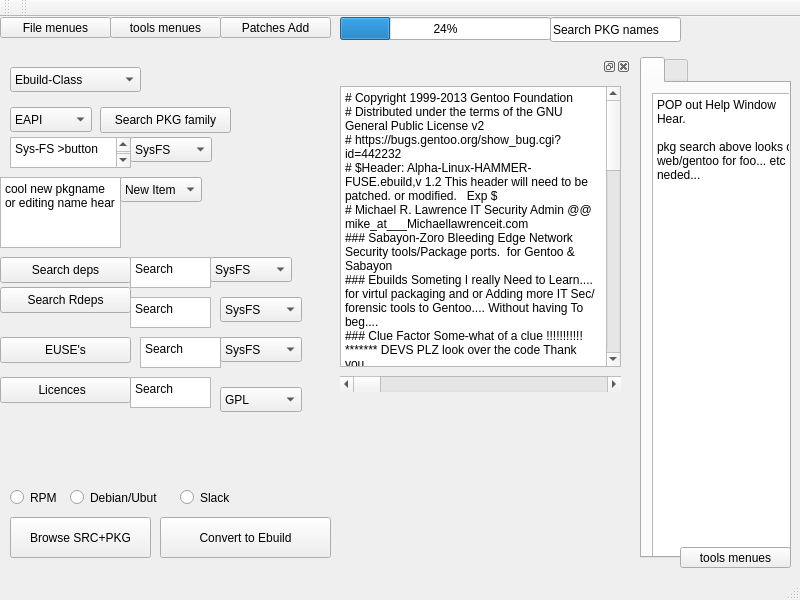
 <widget class="QMainWindow" name="MainWindow">
  <property name="geometry">
   <rect>
    <x>0</x>
    <y>0</y>
    <width>800</width>
    <height>600</height>
   </rect>
  </property>
  <property name="windowTitle">
   <string>MainWindow</string>
  </property>
  <widget class="QWidget" name="centralwidget">
   <widget class="QComboBox" name="comboBox">
    <property name="geometry">
     <rect>
      <x>10</x>
      <y>90</y>
      <width>82</width>
      <height>25</height>
     </rect>
    </property>
    <item>
     <property name="text">
      <string>EAPI</string>
     </property>
    </item>
    <item>
     <property name="text">
      <string>EAPI 5</string>
     </property>
    </item>
    <item>
     <property name="text">
      <string>EAPI 4</string>
     </property>
    </item>
    <item>
     <property name="text">
      <string>EAPI 3</string>
     </property>
    </item>
   </widget>
   <widget class="QPushButton" name="pushButton">
    <property name="geometry">
     <rect>
      <x>100</x>
      <y>90</y>
      <width>131</width>
      <height>26</height>
     </rect>
    </property>
    <property name="text">
     <string>Search PKG family</string>
    </property>
   </widget>
   <widget class="QProgressBar" name="Total_Ebuild_progressBar">
    <property name="geometry">
     <rect>
      <x>340</x>
      <y>0</y>
      <width>211</width>
      <height>23</height>
     </rect>
    </property>
    <property name="whatsThis">
     <string>&lt;html&gt;&lt;head/&gt;&lt;body&gt;&lt;p&gt;Total Ebuild Progress.&lt;/p&gt;&lt;p&gt;Viable at 100%&lt;/p&gt;&lt;/body&gt;&lt;/html&gt;</string>
    </property>
    <property name="value">
     <number>24</number>
    </property>
   </widget>
   <widget class="QComboBox" name="comboBox_2">
    <property name="geometry">
     <rect>
      <x>10</x>
      <y>50</y>
      <width>131</width>
      <height>25</height>
     </rect>
    </property>
    <item>
     <property name="text">
      <string>Ebuild-Class</string>
     </property>
    </item>
    <item>
     <property name="text">
      <string>Q4</string>
     </property>
    </item>
    <item>
     <property name="text">
      <string>Q5</string>
     </property>
    </item>
    <item>
     <property name="text">
      <string>console</string>
     </property>
    </item>
   </widget>
   <widget class="QDockWidget" name="dockWidget_2">
    <property name="geometry">
     <rect>
      <x>320</x>
      <y>40</y>
      <width>311</width>
      <height>351</height>
     </rect>
    </property>
    <property name="whatsThis">
     <string>&lt;html&gt;&lt;head/&gt;&lt;body&gt;&lt;p&gt;ebuild text window&lt;/p&gt;&lt;/body&gt;&lt;/html&gt;</string>
    </property>
    <widget class="QWidget" name="dockWidgetContents_2">
     <widget class="QTextBrowser" name="Ebuild_Text_Window">
      <property name="geometry">
       <rect>
        <x>20</x>
        <y>10</y>
        <width>281</width>
        <height>281</height>
       </rect>
      </property>
      <property name="html">
       <string>&lt;!DOCTYPE HTML PUBLIC &quot;-//W3C//DTD HTML 4.0//EN&quot; &quot;http://www.w3.org/TR/REC-html40/strict.dtd&quot;&gt;
&lt;html&gt;&lt;head&gt;&lt;meta name=&quot;qrichtext&quot; content=&quot;1&quot; /&gt;&lt;style type=&quot;text/css&quot;&gt;
p, li { white-space: pre-wrap; }
&lt;/style&gt;&lt;/head&gt;&lt;body style=&quot; font-family:'Verdana'; font-size:9pt; font-weight:400; font-style:normal;&quot;&gt;
&lt;p style=&quot; margin-top:0px; margin-bottom:0px; margin-left:0px; margin-right:0px; -qt-block-indent:0; text-indent:0px;&quot;&gt;# Copyright 1999-2013 Gentoo Foundation&lt;/p&gt;
&lt;p style=&quot; margin-top:0px; margin-bottom:0px; margin-left:0px; margin-right:0px; -qt-block-indent:0; text-indent:0px;&quot;&gt;# Distributed under the terms of the GNU General Public License v2&lt;/p&gt;
&lt;p style=&quot; margin-top:0px; margin-bottom:0px; margin-left:0px; margin-right:0px; -qt-block-indent:0; text-indent:0px;&quot;&gt;# https://bugs.gentoo.org/show_bug.cgi?id=442232&lt;/p&gt;
&lt;p style=&quot; margin-top:0px; margin-bottom:0px; margin-left:0px; margin-right:0px; -qt-block-indent:0; text-indent:0px;&quot;&gt;# $Header: Alpha-Linux-HAMMER-FUSE.ebuild,v 1.2 This header will need to be patched. or modified.   Exp $&lt;/p&gt;
&lt;p style=&quot; margin-top:0px; margin-bottom:0px; margin-left:0px; margin-right:0px; -qt-block-indent:0; text-indent:0px;&quot;&gt;# Michael R. Lawrence IT Security Admin @@ mike_at___Michaellawrenceit.com&lt;/p&gt;
&lt;p style=&quot; margin-top:0px; margin-bottom:0px; margin-left:0px; margin-right:0px; -qt-block-indent:0; text-indent:0px;&quot;&gt;### Sabayon-Zoro Bleeding Edge Network Security tools/Package ports.  for Gentoo &amp;amp; Sabayon &lt;/p&gt;
&lt;p style=&quot; margin-top:0px; margin-bottom:0px; margin-left:0px; margin-right:0px; -qt-block-indent:0; text-indent:0px;&quot;&gt;### Ebuilds Someting I really Need to Learn.... for virtul packaging and or Adding more IT Sec/forensic tools to Gentoo.... Without having To beg.... &lt;/p&gt;
&lt;p style=&quot; margin-top:0px; margin-bottom:0px; margin-left:0px; margin-right:0px; -qt-block-indent:0; text-indent:0px;&quot;&gt;### Clue Factor Some-what of a clue !!!!!!!!!!! ******* DEVS PLZ look over the code Thank you...&lt;/p&gt;
&lt;p style=&quot; margin-top:0px; margin-bottom:0px; margin-left:0px; margin-right:0px; -qt-block-indent:0; text-indent:0px;&quot;&gt;#### Ebuild Revised By a Real Gentoo Devloper/s :: (Add Names hear.                                    ::: (All hail) n Thanks be to the Dev/s.##&lt;/p&gt;
&lt;p style=&quot; margin-top:0px; margin-bottom:0px; margin-left:0px; margin-right:0px; -qt-block-indent:0; text-indent:0px;&quot;&gt;#### Hammer-Fuse By  Daniel Lorch &amp;lt;dlorch@gmail.com&amp;gt; (Author.)&lt;/p&gt;
&lt;p style=&quot;-qt-paragraph-type:empty; margin-top:0px; margin-bottom:0px; margin-left:0px; margin-right:0px; -qt-block-indent:0; text-indent:0px;&quot;&gt;&lt;br /&gt;&lt;/p&gt;
&lt;p style=&quot; margin-top:0px; margin-bottom:0px; margin-left:0px; margin-right:0px; -qt-block-indent:0; text-indent:0px;&quot;&gt;EAPI=5&lt;/p&gt;
&lt;p style=&quot; margin-top:0px; margin-bottom:0px; margin-left:0px; margin-right:0px; -qt-block-indent:0; text-indent:0px;&quot;&gt;inherit scons-utils toolchain-funcs #udev&lt;/p&gt;
&lt;p style=&quot;-qt-paragraph-type:empty; margin-top:0px; margin-bottom:0px; margin-left:0px; margin-right:0px; -qt-block-indent:0; text-indent:0px;&quot;&gt;&lt;br /&gt;&lt;/p&gt;
&lt;p style=&quot; margin-top:0px; margin-bottom:0px; margin-left:0px; margin-right:0px; -qt-block-indent:0; text-indent:0px;&quot;&gt;DESCRIPTION=&amp;quot;HAMMER-FUSE filesystem module&amp;quot;&lt;/p&gt;
&lt;p style=&quot; margin-top:0px; margin-bottom:0px; margin-left:0px; margin-right:0px; -qt-block-indent:0; text-indent:0px;&quot;&gt;HOMEPAGE=&amp;quot;http://dlorch.github.com/hammer-fuse/&amp;quot;&lt;/p&gt;
&lt;p style=&quot; margin-top:0px; margin-bottom:0px; margin-left:0px; margin-right:0px; -qt-block-indent:0; text-indent:0px;&quot;&gt;SRC_URI=&amp;quot;https://github.com/dlorch/hammer-fuse/tarball/master/${P}.tar.gz&amp;quot; &lt;/p&gt;
&lt;p style=&quot;-qt-paragraph-type:empty; margin-top:0px; margin-bottom:0px; margin-left:0px; margin-right:0px; -qt-block-indent:0; text-indent:0px;&quot;&gt;&lt;br /&gt;&lt;/p&gt;
&lt;p style=&quot; margin-top:0px; margin-bottom:0px; margin-left:0px; margin-right:0px; -qt-block-indent:0; text-indent:0px;&quot;&gt;LICENSE=&amp;quot;BSD&amp;quot;&lt;/p&gt;
&lt;p style=&quot; margin-top:0px; margin-bottom:0px; margin-left:0px; margin-right:0px; -qt-block-indent:0; text-indent:0px;&quot;&gt;#### Hammer FUSE Author Requested Dragon Fly BSD Licence Type if Posible.&lt;/p&gt;
&lt;p style=&quot;-qt-paragraph-type:empty; margin-top:0px; margin-bottom:0px; margin-left:0px; margin-right:0px; -qt-block-indent:0; text-indent:0px;&quot;&gt;&lt;br /&gt;&lt;/p&gt;
&lt;p style=&quot; margin-top:0px; margin-bottom:0px; margin-left:0px; margin-right:0px; -qt-block-indent:0; text-indent:0px;&quot;&gt;SLOT=&amp;quot;0&amp;quot;&lt;/p&gt;
&lt;p style=&quot; margin-top:0px; margin-bottom:0px; margin-left:0px; margin-right:0px; -qt-block-indent:0; text-indent:0px;&quot;&gt;KEYWORDS=&amp;quot;~arm ~amd64 ~x86 ~arm-linux ~x86-linux&amp;quot;&lt;/p&gt;
&lt;p style=&quot; margin-top:0px; margin-bottom:0px; margin-left:0px; margin-right:0px; -qt-block-indent:0; text-indent:0px;&quot;&gt;IUSE=&amp;quot;&amp;quot;&lt;/p&gt;
&lt;p style=&quot;-qt-paragraph-type:empty; margin-top:0px; margin-bottom:0px; margin-left:0px; margin-right:0px; -qt-block-indent:0; text-indent:0px;&quot;&gt;&lt;br /&gt;&lt;/p&gt;
&lt;p style=&quot; margin-top:0px; margin-bottom:0px; margin-left:0px; margin-right:0px; -qt-block-indent:0; text-indent:0px;&quot;&gt;RDEPEND=&amp;quot;sys-fs/fuse&amp;quot;&lt;/p&gt;
&lt;p style=&quot; margin-top:0px; margin-bottom:0px; margin-left:0px; margin-right:0px; -qt-block-indent:0; text-indent:0px;&quot;&gt;DEPEND=${RDEPEND}&lt;/p&gt;
&lt;p style=&quot;-qt-paragraph-type:empty; margin-top:0px; margin-bottom:0px; margin-left:0px; margin-right:0px; -qt-block-indent:0; text-indent:0px;&quot;&gt;&lt;br /&gt;&lt;/p&gt;
&lt;p style=&quot; margin-top:0px; margin-bottom:0px; margin-left:0px; margin-right:0px; -qt-block-indent:0; text-indent:0px;&quot;&gt;src_compile() {&lt;/p&gt;
&lt;p style=&quot; margin-top:0px; margin-bottom:0px; margin-left:0px; margin-right:0px; -qt-block-indent:0; text-indent:0px;&quot;&gt; tc-export AR CC RANLIB&lt;/p&gt;
&lt;p style=&quot; margin-top:0px; margin-bottom:0px; margin-left:0px; margin-right:0px; -qt-block-indent:0; text-indent:0px;&quot;&gt;	escons CCFLAGS=&amp;quot;${CFLAGS}&amp;quot;&lt;/p&gt;
&lt;p style=&quot; margin-top:0px; margin-bottom:0px; margin-left:0px; margin-right:0px; -qt-block-indent:0; text-indent:0px;&quot;&gt;}&lt;/p&gt;
&lt;p style=&quot;-qt-paragraph-type:empty; margin-top:0px; margin-bottom:0px; margin-left:0px; margin-right:0px; -qt-block-indent:0; text-indent:0px;&quot;&gt;&lt;br /&gt;&lt;/p&gt;
&lt;p style=&quot; margin-top:0px; margin-bottom:0px; margin-left:0px; margin-right:0px; -qt-block-indent:0; text-indent:0px;&quot;&gt;src_install() {&lt;/p&gt;
&lt;p style=&quot; margin-top:0px; margin-bottom:0px; margin-left:0px; margin-right:0px; -qt-block-indent:0; text-indent:0px;&quot;&gt;	dosbin fuse/mount.fusehammer &lt;/p&gt;
&lt;p style=&quot; margin-top:0px; margin-bottom:0px; margin-left:0px; margin-right:0px; -qt-block-indent:0; text-indent:0px;&quot;&gt;	dosym mount.hammer-fuse /usr/sbin/mount.fusehammer &lt;/p&gt;
&lt;p style=&quot;-qt-paragraph-type:empty; margin-top:0px; margin-bottom:0px; margin-left:0px; margin-right:0px; -qt-block-indent:0; text-indent:0px;&quot;&gt;&lt;br /&gt;&lt;/p&gt;
&lt;p style=&quot; margin-top:0px; margin-bottom:0px; margin-left:0px; margin-right:0px; -qt-block-indent:0; text-indent:0px;&quot;&gt;	doman */*.8&lt;/p&gt;
&lt;p style=&quot; margin-top:0px; margin-bottom:0px; margin-left:0px; margin-right:0px; -qt-block-indent:0; text-indent:0px;&quot;&gt;	dodoc ChangeLog&lt;/p&gt;
&lt;p style=&quot; margin-top:0px; margin-bottom:0px; margin-left:0px; margin-right:0px; -qt-block-indent:0; text-indent:0px;&quot;&gt;}&lt;/p&gt;
&lt;p style=&quot;-qt-paragraph-type:empty; margin-top:0px; margin-bottom:0px; margin-left:0px; margin-right:0px; -qt-block-indent:0; text-indent:0px;&quot;&gt;&lt;br /&gt;&lt;/p&gt;
&lt;p style=&quot; margin-top:0px; margin-bottom:0px; margin-left:0px; margin-right:0px; -qt-block-indent:0; text-indent:0px;&quot;&gt;pkg_postinst() {&lt;/p&gt;
&lt;p style=&quot; margin-top:0px; margin-bottom:0px; margin-left:0px; margin-right:0px; -qt-block-indent:0; text-indent:0px;&quot;&gt;	echo&lt;/p&gt;
&lt;p style=&quot; margin-top:0px; margin-bottom:0px; margin-left:0px; margin-right:0px; -qt-block-indent:0; text-indent:0px;&quot;&gt;	elog 'Warning 'HAMMER-FUSE' for Linux is still Very ALPHA and Readonly.. and a Powder-KEG --LIVECD/Forensics-LiveCD use is FINE --Be-forwared on a production System IT may/manot Crash Without warning'&lt;/p&gt;
&lt;p style=&quot; margin-top:0px; margin-bottom:0px; margin-left:0px; margin-right:0px; -qt-block-indent:0; text-indent:0px;&quot;&gt;	echo&lt;/p&gt;
&lt;p style=&quot; margin-top:0px; margin-bottom:0px; margin-left:0px; margin-right:0px; -qt-block-indent:0; text-indent:0px;&quot;&gt;}&lt;/p&gt;&lt;/body&gt;&lt;/html&gt;</string>
      </property>
     </widget>
     <widget class="QScrollBar" name="horizontalScrollBar">
      <property name="geometry">
       <rect>
        <x>20</x>
        <y>300</y>
        <width>281</width>
        <height>16</height>
       </rect>
      </property>
      <property name="orientation">
       <enum>Qt::Horizontal</enum>
      </property>
     </widget>
     <zorder>Ebuild_Text_Window</zorder>
     <zorder>horizontalScrollBar</zorder>
     <zorder>Ebuild_Text_Window_6</zorder>
    </widget>
   </widget>
   <widget class="QPushButton" name="pushButton_2">
    <property name="geometry">
     <rect>
      <x>10</x>
      <y>500</y>
      <width>141</width>
      <height>41</height>
     </rect>
    </property>
    <property name="text">
     <string>Browse SRC+PKG</string>
    </property>
   </widget>
   <widget class="QRadioButton" name="radioButton">
    <property name="geometry">
     <rect>
      <x>10</x>
      <y>470</y>
      <width>102</width>
      <height>21</height>
     </rect>
    </property>
    <property name="text">
     <string>RPM</string>
    </property>
   </widget>
   <widget class="QRadioButton" name="radioButton_2">
    <property name="geometry">
     <rect>
      <x>70</x>
      <y>470</y>
      <width>102</width>
      <height>21</height>
     </rect>
    </property>
    <property name="text">
     <string>Debian/Ubut</string>
    </property>
   </widget>
   <widget class="QRadioButton" name="radioButton_3">
    <property name="geometry">
     <rect>
      <x>180</x>
      <y>470</y>
      <width>102</width>
      <height>21</height>
     </rect>
    </property>
    <property name="text">
     <string>Slack</string>
    </property>
   </widget>
   <widget class="QComboBox" name="comboBox_3">
    <property name="geometry">
     <rect>
      <x>130</x>
      <y>120</y>
      <width>82</width>
      <height>25</height>
     </rect>
    </property>
    <item>
     <property name="text">
      <string>SysFS</string>
     </property>
    </item>
    <item>
     <property name="text">
      <string>SysKernal</string>
     </property>
    </item>
   </widget>
   <widget class="QLineEdit" name="lineEdit">
    <property name="geometry">
     <rect>
      <x>550</x>
      <y>0</y>
      <width>131</width>
      <height>25</height>
     </rect>
    </property>
    <property name="text">
     <string>Search PKG names</string>
    </property>
   </widget>
   <widget class="QTabWidget" name="SearchPKGHelp">
    <property name="geometry">
     <rect>
      <x>640</x>
      <y>40</y>
      <width>151</width>
      <height>501</height>
     </rect>
    </property>
    <property name="currentIndex">
     <number>0</number>
    </property>
    <widget class="QWidget" name="tabWidget_2Page1">
     <attribute name="title">
      <string/>
     </attribute>
     <widget class="QTextBrowser" name="Ebuild_Text_Window_2">
      <property name="geometry">
       <rect>
        <x>10</x>
        <y>10</y>
        <width>161</width>
        <height>471</height>
       </rect>
      </property>
      <property name="html">
       <string>&lt;!DOCTYPE HTML PUBLIC &quot;-//W3C//DTD HTML 4.0//EN&quot; &quot;http://www.w3.org/TR/REC-html40/strict.dtd&quot;&gt;
&lt;html&gt;&lt;head&gt;&lt;meta name=&quot;qrichtext&quot; content=&quot;1&quot; /&gt;&lt;style type=&quot;text/css&quot;&gt;
p, li { white-space: pre-wrap; }
&lt;/style&gt;&lt;/head&gt;&lt;body style=&quot; font-family:'Verdana'; font-size:9pt; font-weight:400; font-style:normal;&quot;&gt;
&lt;p style=&quot; margin-top:0px; margin-bottom:0px; margin-left:0px; margin-right:0px; -qt-block-indent:0; text-indent:0px;&quot;&gt;POP out Help Window Hear.&lt;/p&gt;
&lt;p style=&quot;-qt-paragraph-type:empty; margin-top:0px; margin-bottom:0px; margin-left:0px; margin-right:0px; -qt-block-indent:0; text-indent:0px;&quot;&gt;&lt;br /&gt;&lt;/p&gt;
&lt;p style=&quot; margin-top:0px; margin-bottom:0px; margin-left:0px; margin-right:0px; -qt-block-indent:0; text-indent:0px;&quot;&gt;pkg search above looks on web/gentoo for foo... etc neded... &lt;/p&gt;&lt;/body&gt;&lt;/html&gt;</string>
      </property>
     </widget>
    </widget>
    <widget class="QWidget" name="tabWidget_2Page2">
     <attribute name="title">
      <string/>
     </attribute>
     <widget class="QTextBrowser" name="Ebuild_Text_Window_3">
      <property name="geometry">
       <rect>
        <x>0</x>
        <y>10</y>
        <width>161</width>
        <height>241</height>
       </rect>
      </property>
      <property name="html">
       <string>&lt;!DOCTYPE HTML PUBLIC &quot;-//W3C//DTD HTML 4.0//EN&quot; &quot;http://www.w3.org/TR/REC-html40/strict.dtd&quot;&gt;
&lt;html&gt;&lt;head&gt;&lt;meta name=&quot;qrichtext&quot; content=&quot;1&quot; /&gt;&lt;style type=&quot;text/css&quot;&gt;
p, li { white-space: pre-wrap; }
&lt;/style&gt;&lt;/head&gt;&lt;body style=&quot; font-family:'Verdana'; font-size:9pt; font-weight:400; font-style:normal;&quot;&gt;
&lt;p style=&quot; margin-top:0px; margin-bottom:0px; margin-left:0px; margin-right:0px; -qt-block-indent:0; text-indent:0px;&quot;&gt;Help menu&lt;/p&gt;
&lt;p style=&quot; margin-top:0px; margin-bottom:0px; margin-left:0px; margin-right:0px; -qt-block-indent:0; text-indent:0px;&quot;&gt;Dev menues.&lt;/p&gt;&lt;/body&gt;&lt;/html&gt;</string>
      </property>
     </widget>
    </widget>
   </widget>
   <widget class="QPushButton" name="pushButton_3">
    <property name="geometry">
     <rect>
      <x>160</x>
      <y>500</y>
      <width>171</width>
      <height>41</height>
     </rect>
    </property>
    <property name="text">
     <string>Convert to Ebuild</string>
    </property>
   </widget>
   <widget class="QToolButton" name="toolButton">
    <property name="geometry">
     <rect>
      <x>0</x>
      <y>0</y>
      <width>111</width>
      <height>21</height>
     </rect>
    </property>
    <property name="text">
     <string>File menues</string>
    </property>
   </widget>
   <widget class="QTextBrowser" name="Ebuild_Text_Window_4">
    <property name="geometry">
     <rect>
      <x>10</x>
      <y>120</y>
      <width>121</width>
      <height>31</height>
     </rect>
    </property>
    <property name="html">
     <string>&lt;!DOCTYPE HTML PUBLIC &quot;-//W3C//DTD HTML 4.0//EN&quot; &quot;http://www.w3.org/TR/REC-html40/strict.dtd&quot;&gt;
&lt;html&gt;&lt;head&gt;&lt;meta name=&quot;qrichtext&quot; content=&quot;1&quot; /&gt;&lt;style type=&quot;text/css&quot;&gt;
p, li { white-space: pre-wrap; }
&lt;/style&gt;&lt;/head&gt;&lt;body style=&quot; font-family:'Verdana'; font-size:9pt; font-weight:400; font-style:normal;&quot;&gt;
&lt;p style=&quot; margin-top:0px; margin-bottom:0px; margin-left:0px; margin-right:0px; -qt-block-indent:0; text-indent:0px;&quot;&gt;Sys-FS &amp;gt;button&lt;/p&gt;
&lt;p style=&quot;-qt-paragraph-type:empty; margin-top:0px; margin-bottom:0px; margin-left:0px; margin-right:0px; -qt-block-indent:0; text-indent:0px;&quot;&gt;&lt;br /&gt;&lt;/p&gt;
&lt;p style=&quot; margin-top:0px; margin-bottom:0px; margin-left:0px; margin-right:0px; -qt-block-indent:0; text-indent:0px;&quot;&gt;limits button of starting families or sub families.&lt;/p&gt;&lt;/body&gt;&lt;/html&gt;</string>
    </property>
   </widget>
   <widget class="QTextBrowser" name="Ebuild_Text_Window_5">
    <property name="geometry">
     <rect>
      <x>0</x>
      <y>160</y>
      <width>121</width>
      <height>71</height>
     </rect>
    </property>
    <property name="html">
     <string>&lt;!DOCTYPE HTML PUBLIC &quot;-//W3C//DTD HTML 4.0//EN&quot; &quot;http://www.w3.org/TR/REC-html40/strict.dtd&quot;&gt;
&lt;html&gt;&lt;head&gt;&lt;meta name=&quot;qrichtext&quot; content=&quot;1&quot; /&gt;&lt;style type=&quot;text/css&quot;&gt;
p, li { white-space: pre-wrap; }
&lt;/style&gt;&lt;/head&gt;&lt;body style=&quot; font-family:'Verdana'; font-size:9pt; font-weight:400; font-style:normal;&quot;&gt;
&lt;p style=&quot; margin-top:0px; margin-bottom:0px; margin-left:0px; margin-right:0px; -qt-block-indent:0; text-indent:0px;&quot;&gt;cool new pkgname&lt;/p&gt;
&lt;p style=&quot; margin-top:0px; margin-bottom:0px; margin-left:0px; margin-right:0px; -qt-block-indent:0; text-indent:0px;&quot;&gt;or editing name hear&lt;/p&gt;&lt;/body&gt;&lt;/html&gt;</string>
    </property>
   </widget>
   <widget class="QComboBox" name="comboBox_4">
    <property name="geometry">
     <rect>
      <x>120</x>
      <y>160</y>
      <width>82</width>
      <height>25</height>
     </rect>
    </property>
    <item>
     <property name="text">
      <string>New Item</string>
     </property>
    </item>
    <item>
     <property name="text">
      <string>SysFS</string>
     </property>
    </item>
    <item>
     <property name="text">
      <string>SysKernal</string>
     </property>
    </item>
    <item>
     <property name="text">
      <string>New Item</string>
     </property>
    </item>
   </widget>
   <widget class="QPushButton" name="pushButton_4">
    <property name="geometry">
     <rect>
      <x>0</x>
      <y>240</y>
      <width>131</width>
      <height>26</height>
     </rect>
    </property>
    <property name="whatsThis">
     <string>&lt;html&gt;&lt;head/&gt;&lt;body&gt;&lt;p&gt;Dependencies&lt;/p&gt;&lt;/body&gt;&lt;/html&gt;</string>
    </property>
    <property name="text">
     <string>Search deps</string>
    </property>
   </widget>
   <widget class="QComboBox" name="comboBox_5">
    <property name="geometry">
     <rect>
      <x>210</x>
      <y>240</y>
      <width>82</width>
      <height>25</height>
     </rect>
    </property>
    <item>
     <property name="text">
      <string>SysFS</string>
     </property>
    </item>
    <item>
     <property name="text">
      <string>SysKernal</string>
     </property>
    </item>
   </widget>
   <widget class="QPushButton" name="pushButton_5">
    <property name="geometry">
     <rect>
      <x>0</x>
      <y>270</y>
      <width>131</width>
      <height>26</height>
     </rect>
    </property>
    <property name="whatsThis">
     <string>&lt;html&gt;&lt;head/&gt;&lt;body&gt;&lt;p&gt;Reverse Dependencies&lt;/p&gt;&lt;/body&gt;&lt;/html&gt;</string>
    </property>
    <property name="text">
     <string>Search Rdeps</string>
    </property>
   </widget>
   <widget class="QTextBrowser" name="Ebuild_Text_Window_6">
    <property name="geometry">
     <rect>
      <x>130</x>
      <y>240</y>
      <width>81</width>
      <height>31</height>
     </rect>
    </property>
    <property name="html">
     <string>&lt;!DOCTYPE HTML PUBLIC &quot;-//W3C//DTD HTML 4.0//EN&quot; &quot;http://www.w3.org/TR/REC-html40/strict.dtd&quot;&gt;
&lt;html&gt;&lt;head&gt;&lt;meta name=&quot;qrichtext&quot; content=&quot;1&quot; /&gt;&lt;style type=&quot;text/css&quot;&gt;
p, li { white-space: pre-wrap; }
&lt;/style&gt;&lt;/head&gt;&lt;body style=&quot; font-family:'Verdana'; font-size:9pt; font-weight:400; font-style:normal;&quot;&gt;
&lt;p style=&quot; margin-top:0px; margin-bottom:0px; margin-left:0px; margin-right:0px; -qt-block-indent:0; text-indent:0px;&quot;&gt;Search&lt;/p&gt;&lt;/body&gt;&lt;/html&gt;</string>
    </property>
   </widget>
   <widget class="QTextBrowser" name="Ebuild_Text_Window_7">
    <property name="geometry">
     <rect>
      <x>130</x>
      <y>280</y>
      <width>81</width>
      <height>31</height>
     </rect>
    </property>
    <property name="html">
     <string>&lt;!DOCTYPE HTML PUBLIC &quot;-//W3C//DTD HTML 4.0//EN&quot; &quot;http://www.w3.org/TR/REC-html40/strict.dtd&quot;&gt;
&lt;html&gt;&lt;head&gt;&lt;meta name=&quot;qrichtext&quot; content=&quot;1&quot; /&gt;&lt;style type=&quot;text/css&quot;&gt;
p, li { white-space: pre-wrap; }
&lt;/style&gt;&lt;/head&gt;&lt;body style=&quot; font-family:'Verdana'; font-size:9pt; font-weight:400; font-style:normal;&quot;&gt;
&lt;p style=&quot; margin-top:0px; margin-bottom:0px; margin-left:0px; margin-right:0px; -qt-block-indent:0; text-indent:0px;&quot;&gt;Search&lt;/p&gt;&lt;/body&gt;&lt;/html&gt;</string>
    </property>
   </widget>
   <widget class="QComboBox" name="comboBox_6">
    <property name="geometry">
     <rect>
      <x>220</x>
      <y>280</y>
      <width>82</width>
      <height>25</height>
     </rect>
    </property>
    <item>
     <property name="text">
      <string>SysFS</string>
     </property>
    </item>
    <item>
     <property name="text">
      <string>SysKernal</string>
     </property>
    </item>
   </widget>
   <widget class="QToolButton" name="toolButton_2">
    <property name="geometry">
     <rect>
      <x>110</x>
      <y>0</y>
      <width>111</width>
      <height>21</height>
     </rect>
    </property>
    <property name="text">
     <string>tools menues</string>
    </property>
   </widget>
   <widget class="QTextBrowser" name="Ebuild_Text_Window_8">
    <property name="geometry">
     <rect>
      <x>140</x>
      <y>320</y>
      <width>81</width>
      <height>31</height>
     </rect>
    </property>
    <property name="html">
     <string>&lt;!DOCTYPE HTML PUBLIC &quot;-//W3C//DTD HTML 4.0//EN&quot; &quot;http://www.w3.org/TR/REC-html40/strict.dtd&quot;&gt;
&lt;html&gt;&lt;head&gt;&lt;meta name=&quot;qrichtext&quot; content=&quot;1&quot; /&gt;&lt;style type=&quot;text/css&quot;&gt;
p, li { white-space: pre-wrap; }
&lt;/style&gt;&lt;/head&gt;&lt;body style=&quot; font-family:'Verdana'; font-size:9pt; font-weight:400; font-style:normal;&quot;&gt;
&lt;p style=&quot; margin-top:0px; margin-bottom:0px; margin-left:0px; margin-right:0px; -qt-block-indent:0; text-indent:0px;&quot;&gt;Search&lt;/p&gt;&lt;/body&gt;&lt;/html&gt;</string>
    </property>
   </widget>
   <widget class="QPushButton" name="pushButton_6">
    <property name="geometry">
     <rect>
      <x>0</x>
      <y>320</y>
      <width>131</width>
      <height>26</height>
     </rect>
    </property>
    <property name="whatsThis">
     <string>&lt;html&gt;&lt;head/&gt;&lt;body&gt;&lt;p&gt;Reverse Dependencies&lt;/p&gt;&lt;/body&gt;&lt;/html&gt;</string>
    </property>
    <property name="text">
     <string>EUSE's</string>
    </property>
   </widget>
   <widget class="QComboBox" name="comboBox_7">
    <property name="geometry">
     <rect>
      <x>220</x>
      <y>320</y>
      <width>82</width>
      <height>25</height>
     </rect>
    </property>
    <item>
     <property name="text">
      <string>SysFS</string>
     </property>
    </item>
    <item>
     <property name="text">
      <string>SysKernal</string>
     </property>
    </item>
   </widget>
   <widget class="QTextBrowser" name="Ebuild_Text_Window_9">
    <property name="geometry">
     <rect>
      <x>130</x>
      <y>360</y>
      <width>81</width>
      <height>31</height>
     </rect>
    </property>
    <property name="html">
     <string>&lt;!DOCTYPE HTML PUBLIC &quot;-//W3C//DTD HTML 4.0//EN&quot; &quot;http://www.w3.org/TR/REC-html40/strict.dtd&quot;&gt;
&lt;html&gt;&lt;head&gt;&lt;meta name=&quot;qrichtext&quot; content=&quot;1&quot; /&gt;&lt;style type=&quot;text/css&quot;&gt;
p, li { white-space: pre-wrap; }
&lt;/style&gt;&lt;/head&gt;&lt;body style=&quot; font-family:'Verdana'; font-size:9pt; font-weight:400; font-style:normal;&quot;&gt;
&lt;p style=&quot; margin-top:0px; margin-bottom:0px; margin-left:0px; margin-right:0px; -qt-block-indent:0; text-indent:0px;&quot;&gt;Search&lt;/p&gt;&lt;/body&gt;&lt;/html&gt;</string>
    </property>
   </widget>
   <widget class="QPushButton" name="pushButton_7">
    <property name="geometry">
     <rect>
      <x>0</x>
      <y>360</y>
      <width>131</width>
      <height>26</height>
     </rect>
    </property>
    <property name="whatsThis">
     <string>&lt;html&gt;&lt;head/&gt;&lt;body&gt;&lt;p&gt;Reverse Dependencies&lt;/p&gt;&lt;/body&gt;&lt;/html&gt;</string>
    </property>
    <property name="text">
     <string>Licences  </string>
    </property>
   </widget>
   <widget class="QComboBox" name="comboBox_8">
    <property name="geometry">
     <rect>
      <x>220</x>
      <y>370</y>
      <width>82</width>
      <height>25</height>
     </rect>
    </property>
    <item>
     <property name="text">
      <string>GPL</string>
     </property>
    </item>
    <item>
     <property name="text">
      <string>BSD</string>
     </property>
    </item>
    <item>
     <property name="text">
      <string>MPL</string>
     </property>
    </item>
   </widget>
   <widget class="QToolButton" name="toolButton_3">
    <property name="geometry">
     <rect>
      <x>680</x>
      <y>530</y>
      <width>111</width>
      <height>21</height>
     </rect>
    </property>
    <property name="text">
     <string>tools menues</string>
    </property>
   </widget>
   <widget class="QToolButton" name="toolButton_4">
    <property name="geometry">
     <rect>
      <x>220</x>
      <y>0</y>
      <width>111</width>
      <height>21</height>
     </rect>
    </property>
    <property name="text">
     <string>Patches Add</string>
    </property>
   </widget>
  </widget>
  <widget class="QStatusBar" name="statusbar"/>
  <widget class="QToolBar" name="toolBar">
   <property name="windowTitle">
    <string>toolBar</string>
   </property>
   <attribute name="toolBarArea">
    <enum>TopToolBarArea</enum>
   </attribute>
   <attribute name="toolBarBreak">
    <bool>false</bool>
   </attribute>
  </widget>
  <widget class="QToolBar" name="toolBar_2">
   <property name="windowTitle">
    <string>toolBar_2</string>
   </property>
   <attribute name="toolBarArea">
    <enum>TopToolBarArea</enum>
   </attribute>
   <attribute name="toolBarBreak">
    <bool>false</bool>
   </attribute>
  </widget>
 </widget>
